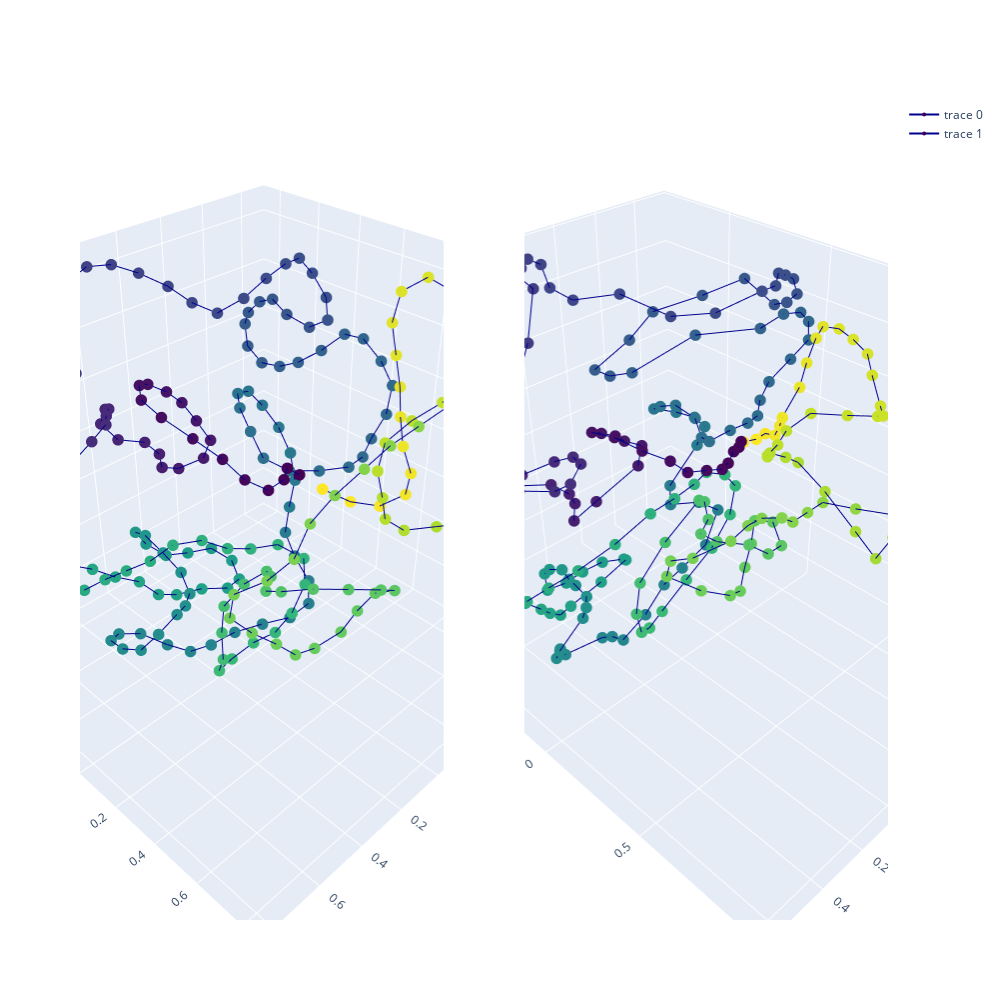

The notebook cell this image was saved under:
### Code cell
# Trussart perfect structure
trussart_true_structure = np.mean(trussart_structures, axis=0)

# Trussart predicted structure
torch_trussart_hic = torch.FloatTensor(trussart_hic)
torch_trussart_hic = torch.reshape(torch_trussart_hic, (1, NB_BINS, NB_BINS))
torch_trussart_hic = torch.repeat_interleave(torch_trussart_hic, BATCH_SIZE, 0)

trussart_pred_structure, _ = model(torch_trussart_hic)
trussart_pred_structure = trussart_pred_structure.detach().numpy()[0]

# Superpose structure using Kabsch algorithm
trussart_pred_structure_superposed, trussart_true_structure_superposed = \
        kabsch_superimposition_numpy(trussart_pred_structure, trussart_true_structure)

# Plot and compare the two structures
x_pred = trussart_pred_structure_superposed[:, 0]  
y_pred = trussart_pred_structure_superposed[:, 1]
z_pred = trussart_pred_structure_superposed[:, 2]

x_true = trussart_true_structure_superposed[:, 0]  
y_true = trussart_true_structure_superposed[:, 1]
z_true = trussart_true_structure_superposed[:, 2]

# Initialize figure with 4 3D subplots
fig = make_subplots(
    rows=1, cols=2,
    specs=[[{'type': 'scatter3d'}, {'type': 'scatter3d'}]])

# adding surfaces to subplots.
fig.add_trace(
    go.Scatter3d(
    x=x_true, y=y_true, z=z_true,
    marker=dict(
        size=4,
        color=np.asarray(range(len(x_true))),
        colorscale='Viridis',
    ),
    line=dict(
        color='darkblue',
        width=2
    )
), row=1, col=1)

fig.add_trace(
    go.Scatter3d(
    x=x_pred, y=y_pred, z=z_pred,
    marker=dict(
        size=4,
        color=np.asarray(range(len(x_pred))),
        colorscale='Viridis',
    ),
    line=dict(
        color='darkblue',
        width=2
    )
),row=1, col=2)

fig.update_layout(
    height=1000,
    width=1000
)

fig.show()

### Figure 1 — Plotly figure (JSON) as saved in the notebook; plotly's stock layout.template omitted (floating-point values rounded to 4 significant figures; data arrays with more than 128 entries replaced by an {"elided": "..."} marker saying what was removed)
{"data": [{"line": {"color": "darkblue", "width": 2}, "marker": {"color": {"elided": "202 int values"}, "colorscale": [[0, "#440154"], [0.1111, "#482878"], [0.2222, "#3e4989"], [0.3333, "#31688e"], [0.4444, "#26828e"], [0.5556, "#1f9e89"], [0.6667, "#35b779"], [0.7778, "#6ece58"], [0.8889, "#b5de2b"], [1, "#fde725"]], "size": 4}, "scene": "scene", "type": "scatter3d", "x": {"elided": "202 float values"}, "y": {"elided": "202 float values"}, "z": {"elided": "202 float values"}}, {"line": {"color": "darkblue", "width": 2}, "marker": {"color": {"elided": "202 int values"}, "colorscale": [[0, "#440154"], [0.1111, "#482878"], [0.2222, "#3e4989"], [0.3333, "#31688e"], [0.4444, "#26828e"], [0.5556, "#1f9e89"], [0.6667, "#35b779"], [0.7778, "#6ece58"], [0.8889, "#b5de2b"], [1, "#fde725"]], "size": 4}, "scene": "scene2", "type": "scatter3d", "x": {"elided": "202 float values"}, "y": {"elided": "202 float values"}, "z": {"elided": "202 float values"}}], "layout": {"height": 1000, "scene": {"domain": {"x": [0, 0.45], "y": [0, 1]}}, "scene2": {"domain": {"x": [0.55, 1], "y": [0, 1]}}, "width": 1000}}
